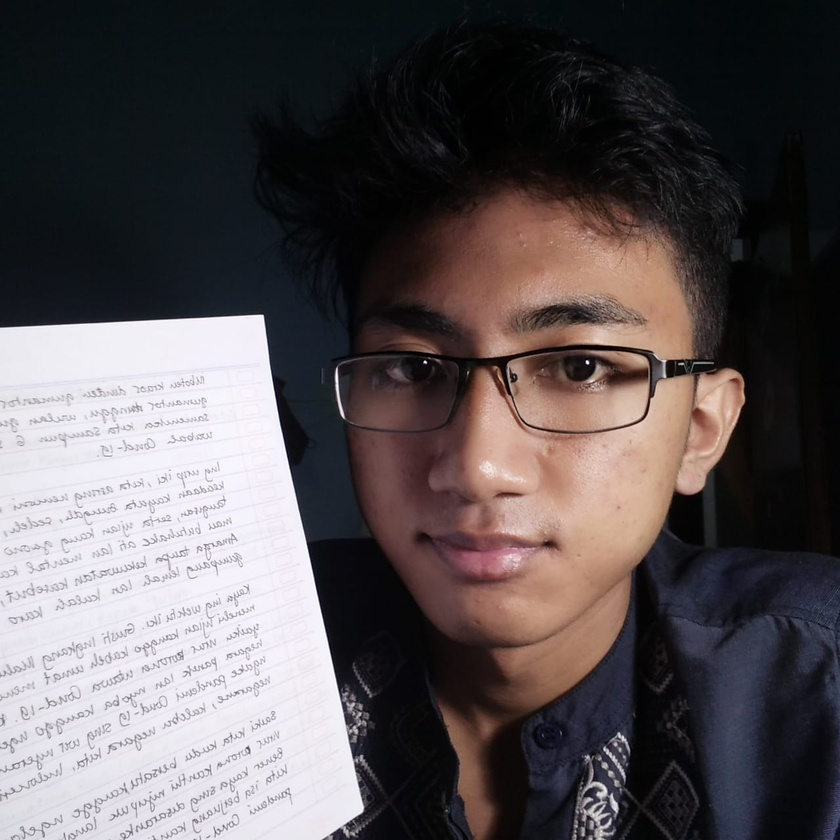
#> input picture DIP/img/arjun-tugas.jpg, 840 x 840 px, shrunk from 1280 x 1280 before the run
$ python -i selective_search.py   (imports and definitions only)
#> lines starting #> are read from the running program, lines starting #| are printed output that depends on the picture; after the words box and inside, x2 and y2 are one past the last pixel; in counts of white or black regions, pixels touching at a corner belong together
import cv2
import numpy as np
import matplotlib.pyplot as plt
from .nms import non_max_suppression

def propose_regions(image_path, min_area=500, display=False):
    """
    Detect region proposals in the input image using edge detection and contour finding.
    If no region is found, enhance contrast with CLAHE and try again.
    """
#> called with image_path = '../../../DIP/img/arjun-tugas.jpg', min_area = 500, display = False
    # Load image
    image = cv2.imread(image_path)
#> image is the input picture: shape (840, 840, 3); mean B, G, R 85.8, 83.8, 90.4
    gray = cv2.cvtColor(image, cv2.COLOR_BGR2GRAY)
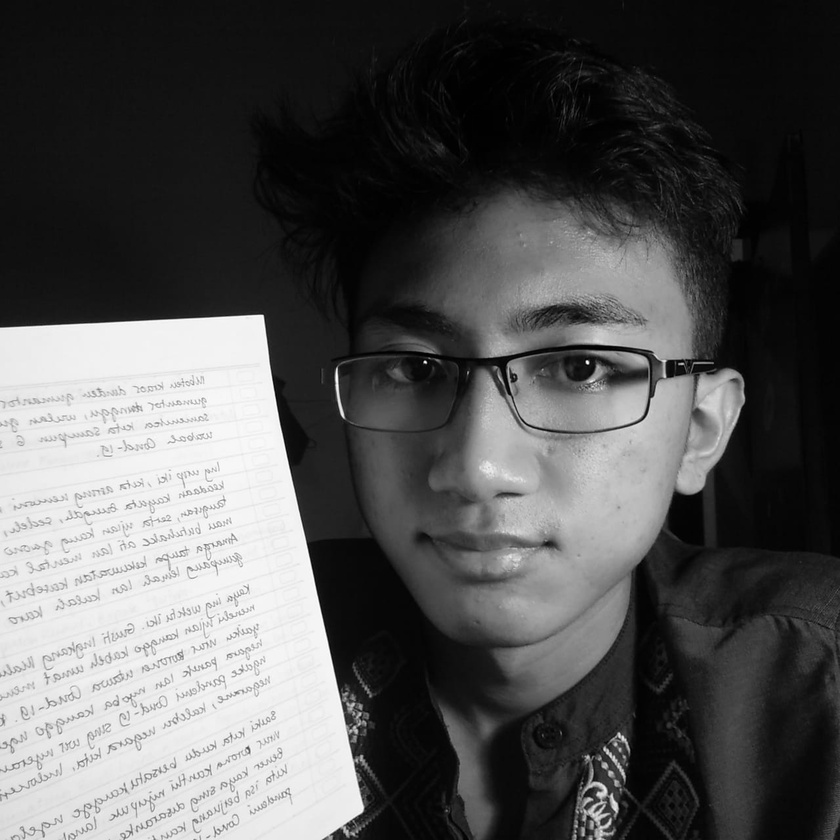
#> gray: shape (840, 840); min 0, max 255, mean 86

    # --- Proses awal tanpa CLAHE ---
    blurred = cv2.GaussianBlur(gray, (11, 11), 0)
    edges = cv2.Canny(blurred, 50, 150)
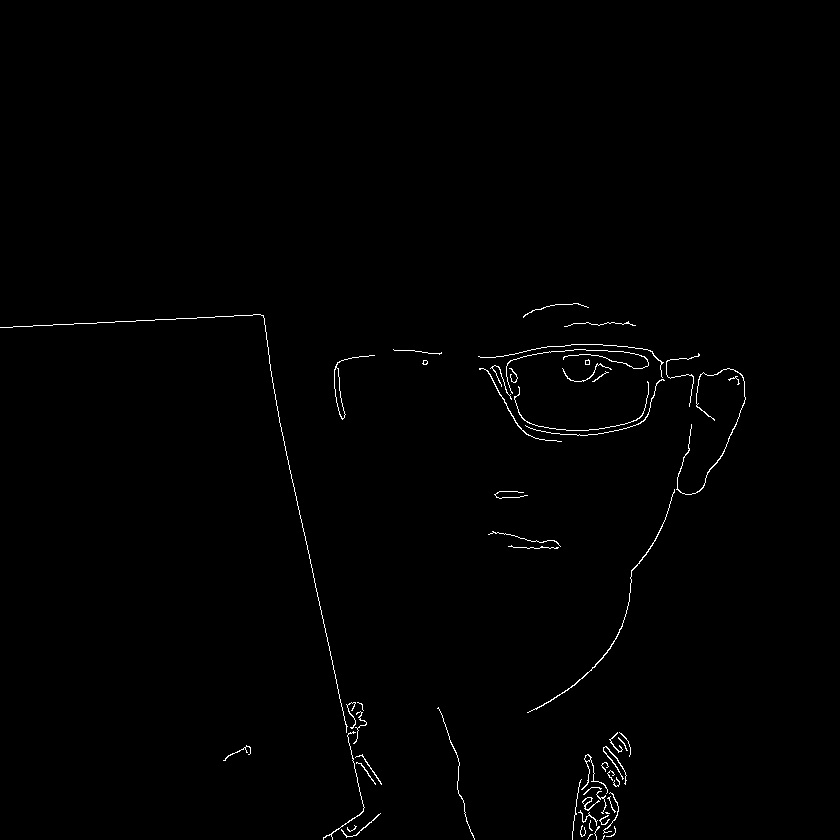
#> edges: shape (840, 840); 0.69% white in thin lines or dots, all inside (x1, y1, x2, y2) = (0, 303, 746, 840)
    kernel = cv2.getStructuringElement(cv2.MORPH_RECT, (5, 5))
    dilated = cv2.dilate(edges, kernel, iterations=2)
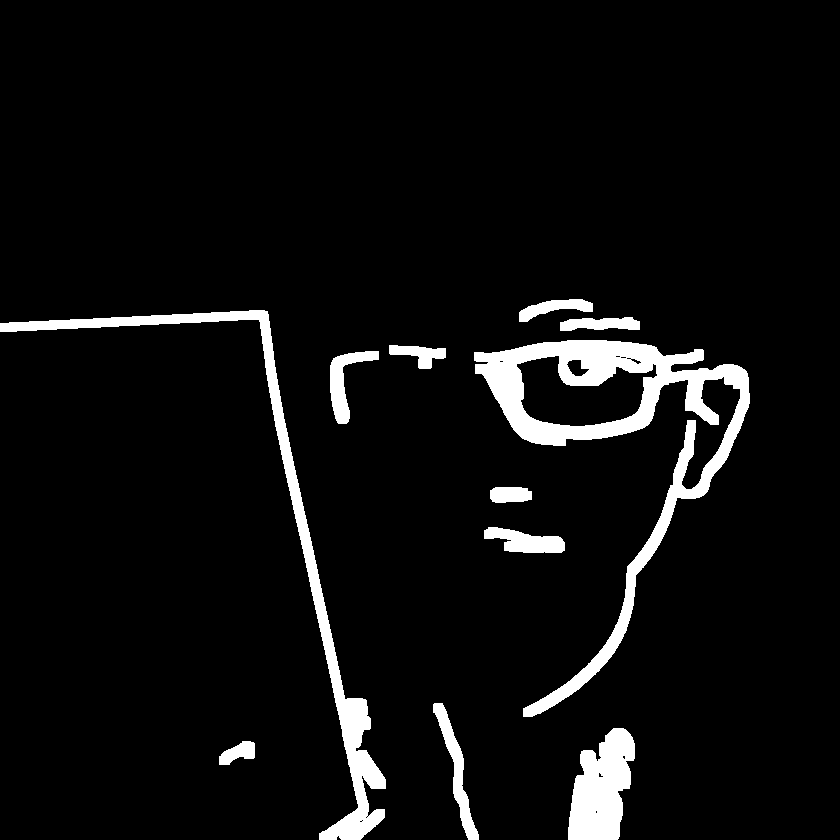
#> dilated: shape (840, 840); 5.8% white; 11 white regions
    contours, _ = cv2.findContours(dilated, cv2.RETR_EXTERNAL, cv2.CHAIN_APPROX_SIMPLE)
#> contours = 11 contours; largest, box (x1, y1, x2, y2) and area: (474, 340, 750, 717) 22870, (0, 310, 386, 840) 9551, (568, 728, 635, 840) 5030, (433, 703, 479, 840) 1424, (484, 527, 565, 553) 1212

    proposals = []
    for cnt in contours:
        area = cv2.contourArea(cnt)
        if area < min_area:
            continue
        x, y, w, h = cv2.boundingRect(cnt)
        proposals.append((x, y, w, h))
#> this loop made 11 passes
#> (area, x, y, w, h) on passes 2 to 11: (5030.5, 568, 728, 67, 112), (1423.5, 433, 703, 46, 137), (1212, 484, 527, 81, 26), (540.5, 490, 487, 42, 16), (1201, 330, 351, 49, 73), (643.5, 389, 345, 57, 24), (22870.5, 474, 340, 276, 377), (753.5, 560, 317, 80, 14), (9551, 0, 310, 386, 530), (733.5, 519, 299, 74, 23)
#> area on pass 1: 479
#> after the loop, proposals = [(568, 728, 67, 112), (433, 703, 46, 137), (484, 527, 81, 26), (490, 487, 42, 16), (330, 351, 49, 73), (389, 345, 57, 24), (474, 340, 276, 377), (560, 317, 80, 14), (0, 310, 386, 530), (519, 299, 74, 23)]

    # --- Jika tidak ada region (kontras rendah) coba dengan CLAHE ---
    if len(proposals) == 0:
        blurred = cv2.GaussianBlur(gray, (11, 11), 0)
        gray_clahe = cv2.createCLAHE(clipLimit=2.0, tileGridSize=(4,4)).apply(blurred)

        edges = cv2.Canny(gray_clahe, 30, 90)
        dilated = cv2.dilate(edges, kernel, iterations=2)
        contours, _ = cv2.findContours(dilated, cv2.RETR_EXTERNAL, cv2.CHAIN_APPROX_SIMPLE)
        for cnt in contours:
            area = cv2.contourArea(cnt)
            if area < min_area:
                continue
            x, y, w, h = cv2.boundingRect(cnt)
            proposals.append((x, y, w, h))

    # Optionally display results
    if display:
        disp_img = image.copy()
        for (x, y, w, h) in proposals:
            cv2.rectangle(disp_img, (x, y), (x + w, y + h), (0, 255, 0), 2)
        plt.figure(figsize=(10, 10))
        plt.imshow(cv2.cvtColor(disp_img, cv2.COLOR_BGR2RGB))
        plt.axis('off')
        plt.show()

    return proposals

>>> result = propose_regions('../../../DIP/img/arjun-tugas.jpg')
#> result has the same summary as proposals in propose_regions

$ run again, on DIP/img/breast-xray.jpg
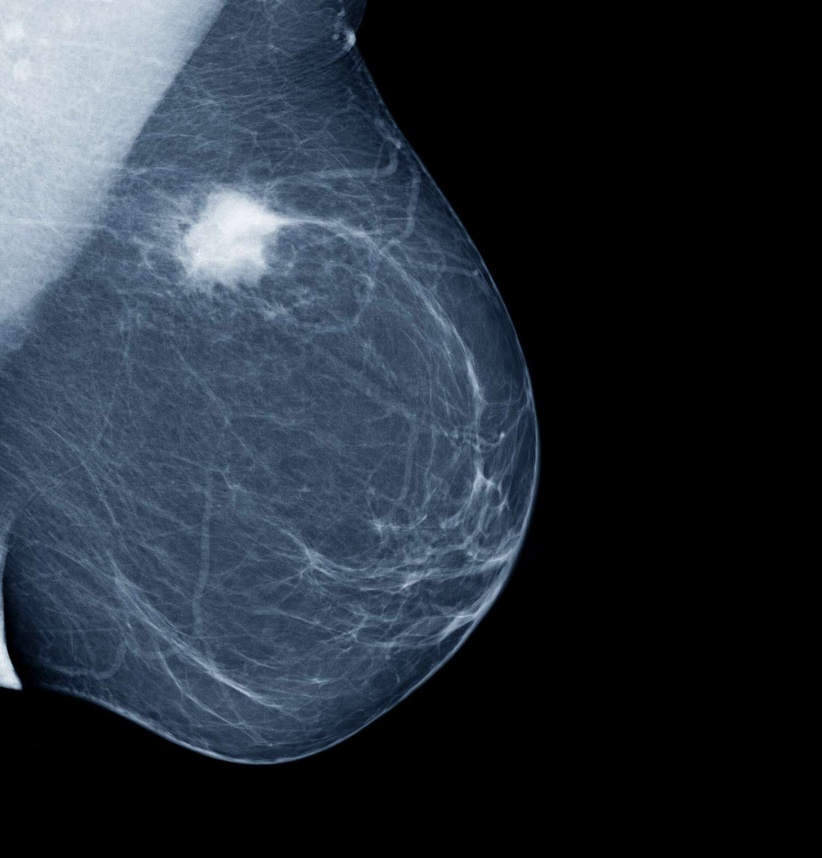
#> input picture DIP/img/breast-xray.jpg, 822 x 858 px, shrunk from 1500 x 1566 before the run
#> in propose_regions, image is the input picture: shape (858, 822, 3); mean B, G, R 56.7, 46.7, 38.8
#> in propose_regions, `edges = cv2.Canny(blurred, 50, 150)`:
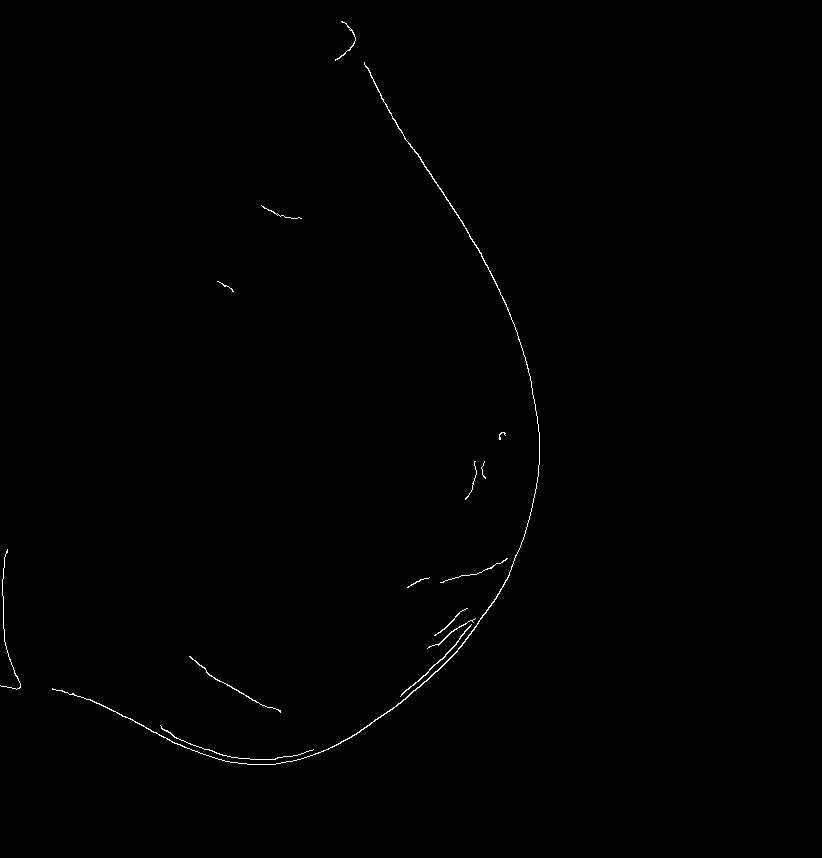
#> edges: shape (858, 822); 0.34% white in thin lines or dots, all inside (x1, y1, x2, y2) = (0, 21, 540, 765)
#> in propose_regions, `dilated = cv2.dilate(edges, kernel, iterations=2)`:
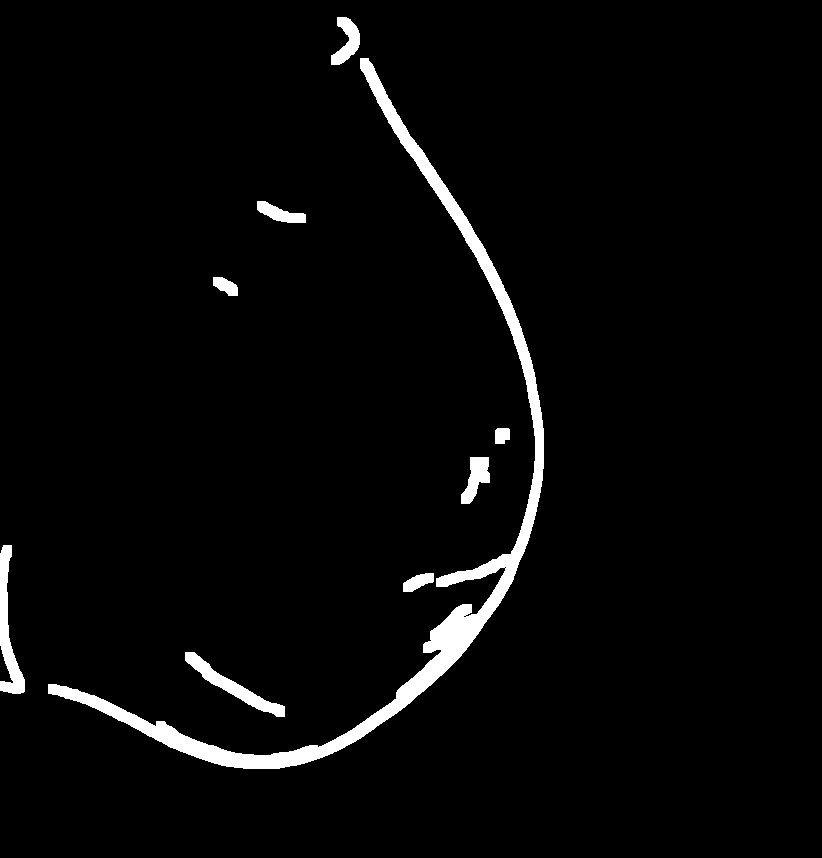
#> dilated: shape (858, 822); 3.2% white; 9 white regions
#> contours = 9 contours; largest, box (x1, y1, x2, y2) and area: (48, 58, 544, 769) 15176, (0, 545, 25, 694) 1426, (185, 652, 285, 717) 1280, (461, 457, 490, 504) 692, (331, 17, 360, 65) 666
#> the loop in propose_regions, `for cnt in contours:` made 9 passes
#> (area, x, y, w, h) on passes 1, 3, 4, 7, 8, 9: (1280, 185, 652, 100, 65), (1426.5, 0, 545, 25, 149), (692.5, 461, 457, 29, 47), (511, 257, 201, 49, 22), (15175.5, 48, 58, 496, 711), (666.5, 331, 17, 29, 48)
#> after the loop in propose_regions, `for cnt in contours:`: proposals = [(185, 652, 100, 65), (0, 545, 25, 149), (461, 457, 29, 47), (257, 201, 49, 22), (48, 58, 496, 711), (331, 17, 29, 48)]
#> result has the same summary as proposals in propose_regions
